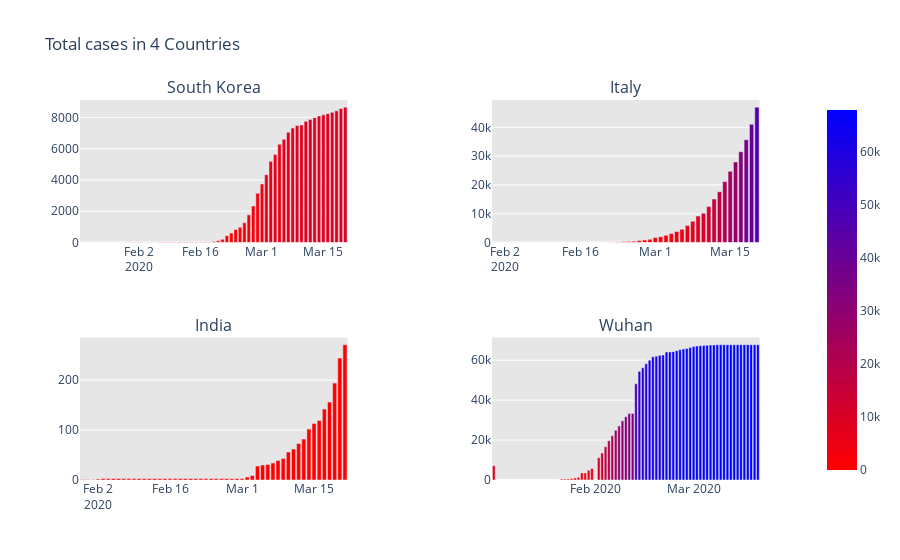

Write notebook code for a chart like this one.
### Code cell
fig=make_subplots(
    rows=2,cols=2,
    specs=[[{"secondary_y":True},{"secondary_y":True}],[{"secondary_y":True},{"secondary_y":True}]],
    subplot_titles=("South Korea","Italy","India","Wuhan"))

fig.add_trace(go.Bar(x=dbd_Korea['Date'],y=dbd_Korea['Total Cases'],
                    marker=dict(color=dbd_Korea['Total Cases'],coloraxis="coloraxis")),1,1)

fig.add_trace(go.Bar(x=dbd_Italy['Date'],y=dbd_Italy['Total Cases'],
                    marker=dict(color=dbd_Italy['Total Cases'],coloraxis="coloraxis")),1,2)

fig.add_trace(go.Bar(x=dbd_India['Date'],y=dbd_India['Total Cases'],
                    marker=dict(color=dbd_India['Total Cases'],coloraxis="coloraxis")),2,1)

fig.add_trace(go.Bar(x=dbd_Wuhan['Date'],y=dbd_Wuhan['Total Cases'],
                    marker=dict(color=dbd_Wuhan['Total Cases'],coloraxis="coloraxis")),2,2)

fig.update_layout(coloraxis=dict(colorscale='Bluered_r'),showlegend=False,title_text="Total cases in 4 Countries")
fig.update_layout(plot_bgcolor='rgb(230,230,230)')
